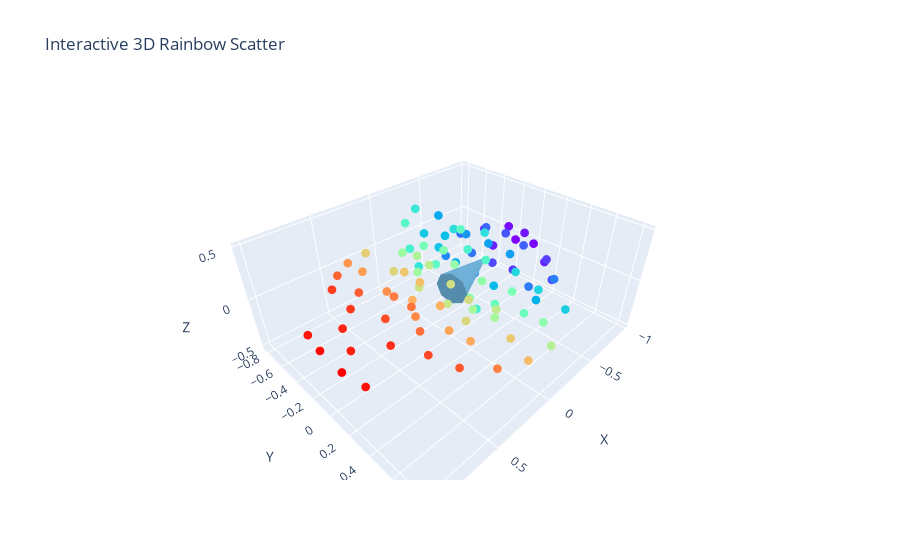

The notebook cell saved with this chart:
### Code cell
visualize_direction_vec_w_fish(reference_fish, forward_vec)
